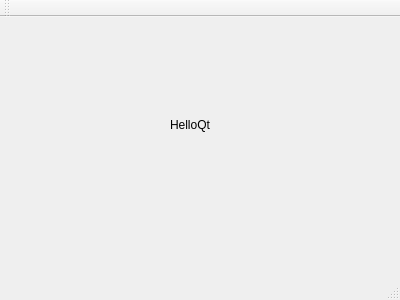
<?xml version="1.0" encoding="UTF-8"?>
<ui version="4.0">
 <class>MainWindow</class>
 <widget class="QMainWindow" name="MainWindow">
  <property name="geometry">
   <rect>
    <x>0</x>
    <y>0</y>
    <width>400</width>
    <height>300</height>
   </rect>
  </property>
  <property name="windowTitle">
   <string>MainWindow</string>
  </property>
  <widget class="QWidget" name="centralWidget">
   <widget class="QLabel" name="label">
    <property name="geometry">
     <rect>
      <x>170</x>
      <y>100</y>
      <width>72</width>
      <height>15</height>
     </rect>
    </property>
    <property name="text">
     <string>HelloQt</string>
    </property>
   </widget>
  </widget>
  <widget class="QMenuBar" name="menuBar">
   <property name="geometry">
    <rect>
     <x>0</x>
     <y>0</y>
     <width>400</width>
     <height>26</height>
    </rect>
   </property>
  </widget>
  <widget class="QToolBar" name="mainToolBar">
   <attribute name="toolBarArea">
    <enum>TopToolBarArea</enum>
   </attribute>
   <attribute name="toolBarBreak">
    <bool>false</bool>
   </attribute>
  </widget>
  <widget class="QStatusBar" name="statusBar"/>
 </widget>
 <layoutdefault spacing="6" margin="11"/>
 <resources/>
 <connections/>
</ui>
